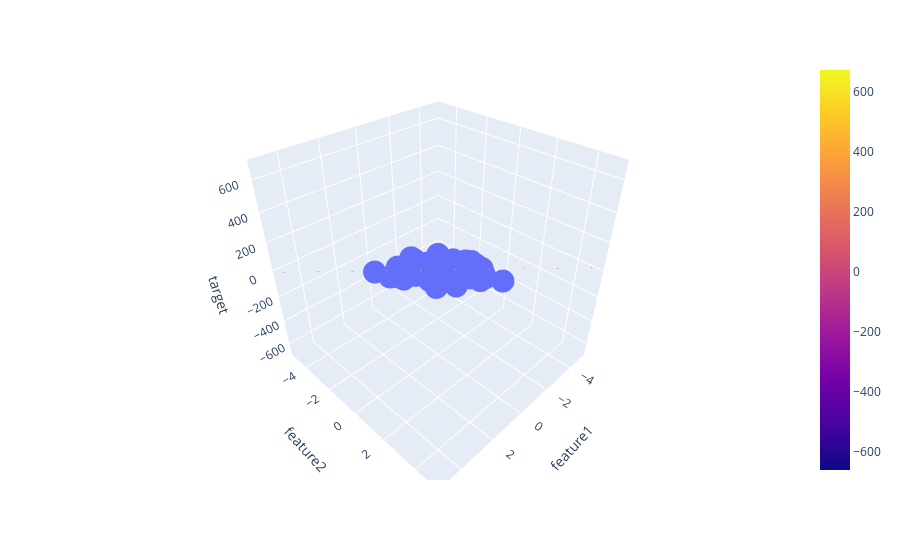

Notebook code for this chart:
### Code cell
import numpy as np
import plotly.express as px
import plotly.graph_objects as go

# Create grid
x = np.linspace(-5, 5, 10)
y = np.linspace(-5, 5, 10)
xGrid, yGrid = np.meshgrid(x, y)

final = np.c_[xGrid.ravel(), yGrid.ravel()]

z = lr.predict(final).reshape(xGrid.shape)

# Scatter plot of actual data
fig = px.scatter_3d(df, x='feature1', y='feature2', z='target')

# Regression surface
fig.add_trace(
    go.Surface(
        x=xGrid,
        y=yGrid,
        z=z,
        opacity=0.6
    )
)

fig.show()
